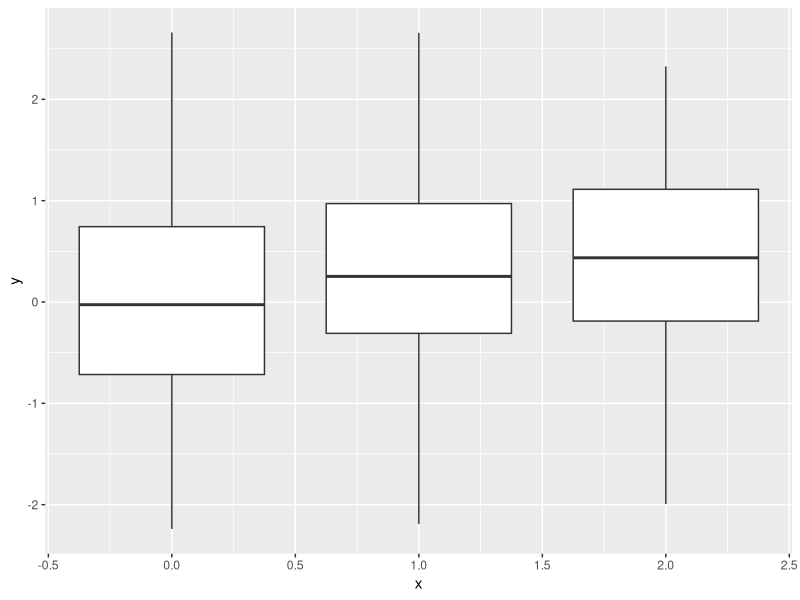

The R source for this figure:
## ---- chunk 1
library(ggplot2)

set.seed(4)
x <- rep(0:2,100)
y <- (x+1)/7 + rnorm(length(x))
data <- data.frame(y=y,x=x)

q <- ggplot(data,aes(x=x,y=y,group=x))
q <- q + geom_boxplot()
print(q)
## ---- chunk 2
fit <- lm(y ~ factor(x), data)
summary(fit)
## ---- chunk 3
oneway.test(y~x,data = data,var.equal = TRUE)
## ---- chunk 4
oneway.test(y~x,data = data,var.equal = FALSE)
